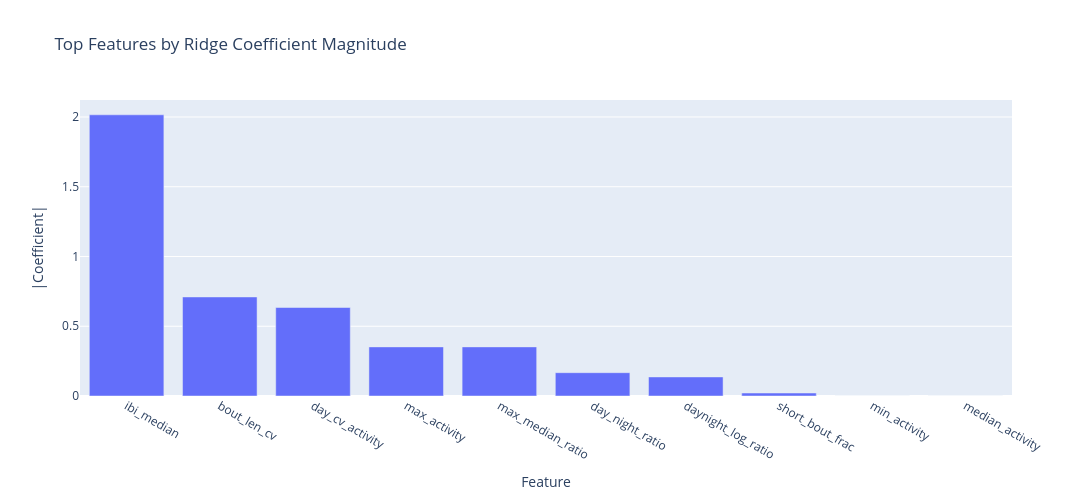

The code cell stored with this chart in its notebook:
### Code cell
output_path = "./test_results_2026/feature_importance_ridge.html"
ridge, ridge_mae, all_features, fig_ridge = train_ridge(all_features, feature_cols, X_scaled, output_path=output_path)

### Figure 1 — Plotly figure (JSON) as saved in the notebook; plotly's stock layout.template omitted (floating-point values rounded to 4 significant figures)
{"data": [{"type": "bar", "x": ["ibi_median", "bout_len_cv", "day_cv_activity", "max_activity", "max_median_ratio", "day_night_ratio", "daynight_log_ratio", "short_bout_frac", "min_activity", "median_activity"], "y": [2.016, 0.7101, 0.6343, 0.352, 0.352, 0.1672, 0.1367, 0.0214, 0.0, 0.0]}], "layout": {"height": 500, "title": {"text": "Top Features by Ridge Coefficient Magnitude"}, "width": 1200, "xaxis": {"title": {"text": "Feature"}}, "yaxis": {"title": {"text": "|Coefficient|"}}}}
